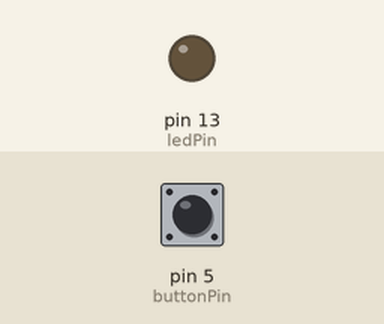
This sketch was run on a simulated Arduino Uno, built with avr-gcc and run on an emulated ATmega328P. On the bench: output pins drawn as LEDs (lit = HIGH). The test bench sets the inputs (shaded band); at power-on: pin 5 (buttonPin) LOW.

Above: at 1.2 s.
1.3 s: pin 5 (buttonPin) pulled HIGH for 0.15 s
At 2.3 s:
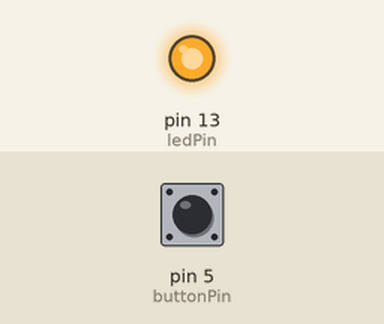
Timing chart, 0 to 4.3 s (numbered marks = the images above; inputs shaded):
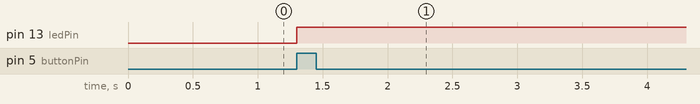

The sketch:

day4.ino
```cpp
const int buttonPin = 5; // 푸시 버튼의 핀 번호 5
const int ledPin = 13; //아두이노 보드의 LED 핀 번호 13

int buttonState = 0; // 입력 핀의 상태 값을 저장하는 변수

void setup() {
  pinMode(ledPin, OUTPUT); //LED 핀 출력 설정
  pinMode(buttonPin, INPUT); // 푸시 버튼 입력 설정

}

void loop() {
  buttonState = digitalRead(buttonPin); // 2번 핀 입력 상태 값 저장

  if(buttonState == HIGH){ //buttonState 변수가 HIGH(1)이면
    //즉, 푸시 버튼이 눌렸다면,
    digitalWrite(ledPin, HIGH); // LED 켜짐
    }


}
```

Measured:
- after the input at 1.3 s, pin 13 (ledPin): LOW → HIGH at once
